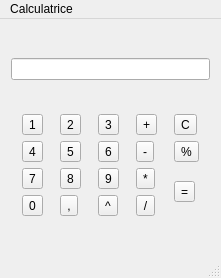
<?xml version="1.0" encoding="UTF-8"?>
<ui version="4.0">
 <class>MainWindow</class>
 <widget class="QMainWindow" name="MainWindow">
  <property name="geometry">
   <rect>
    <x>0</x>
    <y>0</y>
    <width>221</width>
    <height>278</height>
   </rect>
  </property>
  <property name="sizePolicy">
   <sizepolicy hsizetype="Fixed" vsizetype="Fixed">
    <horstretch>0</horstretch>
    <verstretch>0</verstretch>
   </sizepolicy>
  </property>
  <property name="minimumSize">
   <size>
    <width>221</width>
    <height>278</height>
   </size>
  </property>
  <property name="maximumSize">
   <size>
    <width>221</width>
    <height>278</height>
   </size>
  </property>
  <property name="windowTitle">
   <string>Calculatrice</string>
  </property>
  <widget class="QWidget" name="centralWidget">
   <layout class="QVBoxLayout" name="verticalLayout">
    <item>
     <widget class="QLineEdit" name="lineEdit">
      <property name="inputMethodHints">
       <set>Qt::ImhNone</set>
      </property>
      <property name="inputMask">
       <string/>
      </property>
      <property name="text">
       <string notr="true"/>
      </property>
      <property name="maxLength">
       <number>15</number>
      </property>
      <property name="alignment">
       <set>Qt::AlignRight|Qt::AlignTrailing|Qt::AlignVCenter</set>
      </property>
      <property name="placeholderText">
       <string notr="true"/>
      </property>
      <property name="clearButtonEnabled">
       <bool>false</bool>
      </property>
     </widget>
    </item>
    <item>
     <layout class="QGridLayout" name="gridLayout">
      <item row="1" column="0">
       <widget class="QToolButton" name="toolButton_4">
        <property name="text">
         <string>4</string>
        </property>
       </widget>
      </item>
      <item row="0" column="2">
       <widget class="QToolButton" name="toolButton_3">
        <property name="text">
         <string>3</string>
        </property>
       </widget>
      </item>
      <item row="0" column="0">
       <widget class="QToolButton" name="toolButton_1">
        <property name="text">
         <string>1</string>
        </property>
       </widget>
      </item>
      <item row="0" column="1">
       <widget class="QToolButton" name="toolButton_2">
        <property name="text">
         <string>2</string>
        </property>
       </widget>
      </item>
      <item row="1" column="1">
       <widget class="QToolButton" name="toolButton_5">
        <property name="text">
         <string>5</string>
        </property>
       </widget>
      </item>
      <item row="1" column="2">
       <widget class="QToolButton" name="toolButton_6">
        <property name="text">
         <string>6</string>
        </property>
       </widget>
      </item>
      <item row="2" column="0">
       <widget class="QToolButton" name="toolButton_7">
        <property name="text">
         <string>7</string>
        </property>
       </widget>
      </item>
      <item row="2" column="1">
       <widget class="QToolButton" name="toolButton_8">
        <property name="text">
         <string>8</string>
        </property>
       </widget>
      </item>
      <item row="2" column="2">
       <widget class="QToolButton" name="toolButton_9">
        <property name="text">
         <string>9</string>
        </property>
       </widget>
      </item>
      <item row="0" column="3">
       <widget class="QToolButton" name="toolButton_plus">
        <property name="text">
         <string>+</string>
        </property>
       </widget>
      </item>
      <item row="1" column="3">
       <widget class="QToolButton" name="toolButton_minus">
        <property name="text">
         <string>-</string>
        </property>
       </widget>
      </item>
      <item row="3" column="0">
       <widget class="QToolButton" name="toolButton_0">
        <property name="text">
         <string>0</string>
        </property>
       </widget>
      </item>
      <item row="3" column="1">
       <widget class="QToolButton" name="toolButton_dot">
        <property name="text">
         <string>,</string>
        </property>
       </widget>
      </item>
      <item row="2" column="3">
       <widget class="QToolButton" name="toolButton_times">
        <property name="text">
         <string>*</string>
        </property>
       </widget>
      </item>
      <item row="3" column="3">
       <widget class="QToolButton" name="toolButton_divide">
        <property name="text">
         <string>/</string>
        </property>
       </widget>
      </item>
      <item row="0" column="4">
       <widget class="QToolButton" name="toolButton_clear">
        <property name="text">
         <string>C</string>
        </property>
       </widget>
      </item>
      <item row="3" column="2">
       <widget class="QToolButton" name="toolButton">
        <property name="text">
         <string>^</string>
        </property>
       </widget>
      </item>
      <item row="1" column="4">
       <widget class="QToolButton" name="toolButton_10">
        <property name="text">
         <string>%</string>
        </property>
       </widget>
      </item>
      <item row="2" column="4" rowspan="2">
       <widget class="QToolButton" name="toolButton_equals">
        <property name="text">
         <string>=</string>
        </property>
       </widget>
      </item>
     </layout>
    </item>
   </layout>
  </widget>
  <widget class="QMenuBar" name="menuBar">
   <property name="geometry">
    <rect>
     <x>0</x>
     <y>0</y>
     <width>221</width>
     <height>20</height>
    </rect>
   </property>
   <widget class="QMenu" name="menuCalculatrice">
    <property name="title">
     <string>Calculatrice</string>
    </property>
    <addaction name="actionCopier"/>
    <addaction name="actionColler"/>
    <addaction name="actionCouper"/>
   </widget>
   <addaction name="menuCalculatrice"/>
  </widget>
  <widget class="QStatusBar" name="statusBar"/>
  <action name="actionCopier">
   <property name="text">
    <string>Copier</string>
   </property>
  </action>
  <action name="actionColler">
   <property name="text">
    <string>Coller</string>
   </property>
  </action>
  <action name="actionCouper">
   <property name="text">
    <string>Couper</string>
   </property>
  </action>
 </widget>
 <layoutdefault spacing="6" margin="11"/>
 <resources/>
 <connections/>
</ui>
